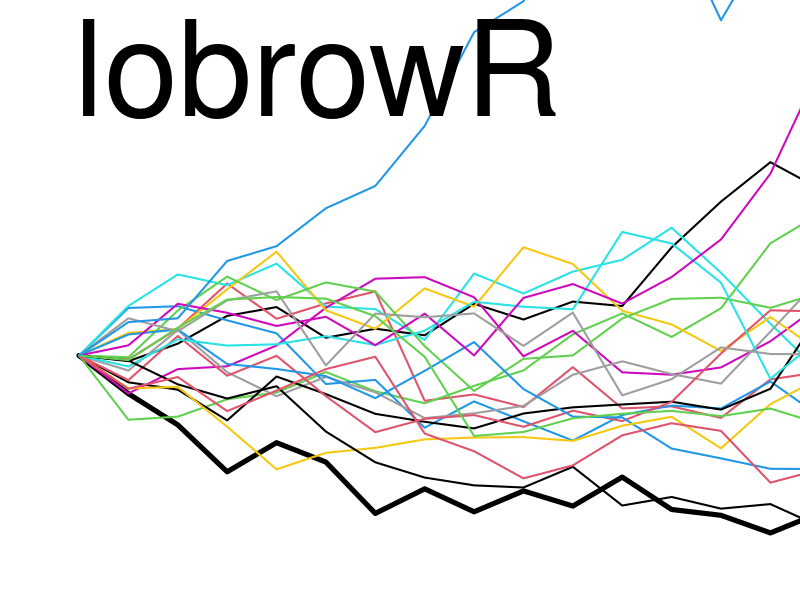

Source code (R):
## ---- chunk 1
x <- 1:100
y <- rep(NA,100)
y[1] <- 100
lambda1 <- rnorm(n =length(y), mean = 1, sd = 0.2)
for(i in 2:length(y)){
  y[i] <- y[i-1]*lambda1[i]
}

par(mar = c(0,0,0,0))
plot(y ~ x, ylim = c(20,220),
     xlim = c(0,15),
     type = "l",yaxt="n", xlab="", ylab="",xaxt="n", 
     bty= "n", lwd = 5, lty = 1)

its <- 20
for(j in 1:its){
 y[1] <- 100

for(i in 2:length(y)){
  lambda <- 1
  lambda <- rnorm(n =1, mean = 1, sd = 0.1+i/1000+1/lambda/1000)
  y[i] <- y[i-1]*lambda
}

points(y ~ x, ylim = c(0,200), lwd = 2, type = "l", col = j) 
}

mtext(text = "  lobrowR",side = 3,line = -6, cex = 8,adj = 0)

